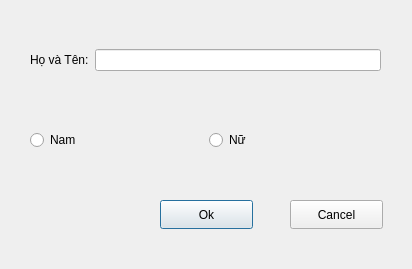
<?xml version="1.0" encoding="UTF-8"?>
<ui version="4.0">
 <class>themDocGia_Dialog</class>
 <widget class="QDialog" name="themDocGia_Dialog">
  <property name="geometry">
   <rect>
    <x>0</x>
    <y>0</y>
    <width>412</width>
    <height>269</height>
   </rect>
  </property>
  <property name="windowTitle">
   <string>Dialog</string>
  </property>
  <widget class="QPushButton" name="ok_pushButton">
   <property name="geometry">
    <rect>
     <x>160</x>
     <y>200</y>
     <width>93</width>
     <height>29</height>
    </rect>
   </property>
   <property name="text">
    <string>Ok</string>
   </property>
  </widget>
  <widget class="QPushButton" name="cancel_pushButton">
   <property name="geometry">
    <rect>
     <x>290</x>
     <y>200</y>
     <width>93</width>
     <height>29</height>
    </rect>
   </property>
   <property name="text">
    <string>Cancel</string>
   </property>
  </widget>
  <widget class="QWidget" name="verticalLayoutWidget">
   <property name="geometry">
    <rect>
     <x>30</x>
     <y>110</y>
     <width>351</width>
     <height>61</height>
    </rect>
   </property>
   <layout class="QVBoxLayout" name="verticalLayout">
    <item>
     <layout class="QHBoxLayout" name="horizontalLayout_3">
      <item>
       <widget class="QRadioButton" name="nam_radioButton">
        <property name="text">
         <string>Nam</string>
        </property>
       </widget>
      </item>
      <item>
       <widget class="QRadioButton" name="nu_radioButton">
        <property name="text">
         <string>Nữ</string>
        </property>
       </widget>
      </item>
     </layout>
    </item>
   </layout>
  </widget>
  <widget class="QWidget" name="verticalLayoutWidget_3">
   <property name="geometry">
    <rect>
     <x>30</x>
     <y>30</y>
     <width>351</width>
     <height>61</height>
    </rect>
   </property>
   <layout class="QVBoxLayout" name="verticalLayout_3">
    <item>
     <layout class="QHBoxLayout" name="horizontalLayout">
      <item>
       <widget class="QLabel" name="hoVaTen_label">
        <property name="text">
         <string>Họ và Tên:</string>
        </property>
       </widget>
      </item>
      <item>
       <widget class="QLineEdit" name="hoVaTen_lineEdit"/>
      </item>
     </layout>
    </item>
   </layout>
  </widget>
 </widget>
 <resources/>
 <connections/>
</ui>
